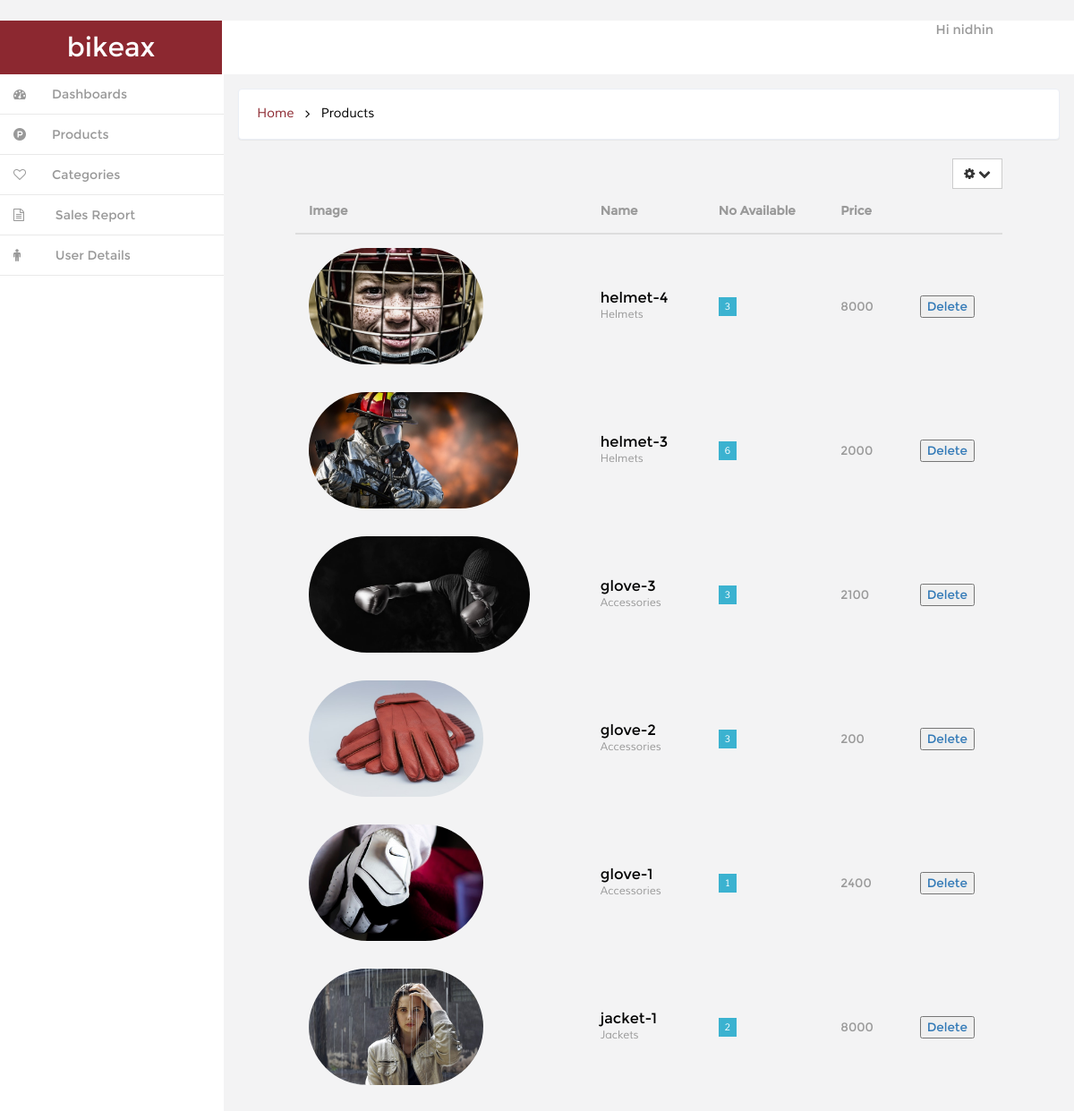
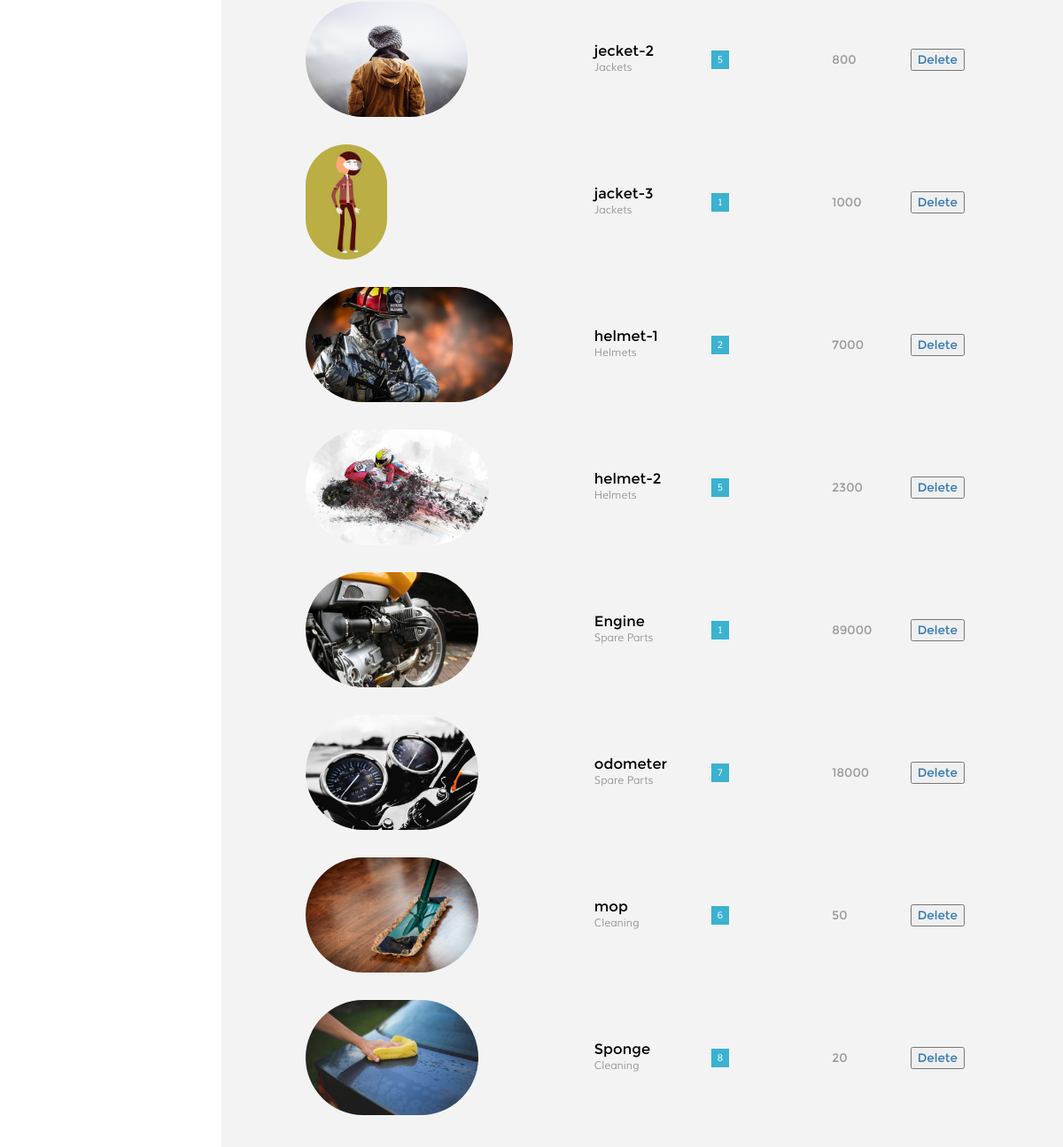
Page /dashboard/product/ (signed in) on the committed database (2 pictures, top to bottom).
### ecom/models.py (models this page shows, shortened)
class Product(models.Model):
	Categories=models.ForeignKey(Category,on_delete=models.CASCADE)
	Name=models.CharField(max_length=20,blank=True )
	Image=models.FileField(upload_to='media/',null=True,blank=True)
	IDorSNO=models.IntegerField(default=0,null=True,blank=True)
	Description=models.TextField(max_length=50,null=True,blank=True)
	Price=models.IntegerField(default=0,null=True,blank=True)
	NumbersAvailable=models.IntegerField(default=0,null=True,blank=True)

class Category(models.Model):
	Name=models.CharField(max_length=30)
	Description=models.TextField(max_length=50)

### ecom/views.py (the view)
# urls.py: url(r'^dashboard/product/$',dashproduct, name="dashproduct"),
@user_passes_test(lambda u:u.is_superuser)
def dashproduct(request):
	items=Product.objects.all()
	return render(request,'backend/products.html' ,{'items':items})

### ecom/context_processor.py (called while the page is built)
def cart(request):
    return {'cart': Cart(request)}

### templates/backend/products.html (shortened to what this page needs)
{% extends 'backend/index.html' %}
{% block breadcrump %} Products {% endblock %}
{% block contentmain %}
<div style="margin:5px 80px 5px 80px;">
<div class="float-right">
<div class="dropdown">
        <a href="#" title="" class="btn btn-default" data-toggle="dropdown" aria-expanded="false">
            <i class="fa fa-cog icon_8"></i>
            <i class="fa fa-chevron-down icon_8"></i>
        <div class="ripple-wrapper"></div></a>
    </div>
  </div>
 <table class="table">
                     <thead>
                    <tr>
                        <th>Image</th>
                        <th>Name</th>
                        <th>No Available</th>
                        <th>Price</th>
                        <th></th>
                    </tr>
                    </thead>
                    <tbody>
                    {% for it in items %}
                        <tr class="table-row">
                            <td class="table-img">
                               {% if it.Image %}<img src="{{ it.Image.url }}" alt="" style="height: 130px; width: auto"/>{% endif %}
                            </td>
                            <td class="table-text">
                            	<h6>{{ it.Name }}</h6>
                                <p>{{ it.Categories.Name }}</p>
                            </td>
                            <td>
                            	<span class="fam">{{ it.NumbersAvailable }}</span>
                            </td>
                            <td class="march">
                               {{ it.Price }}
                            </td>
                             <td >
							                    <a href="{% url 'product_del' pk=it.pk %}"><button>Delete</button></a>
                            </td>
                        </tr>
                         {% endfor %}
                    </tbody>
                </table>
</div>
{% endblock %}

### templates/backend/index.html (shortened to what this page needs)
<!DOCTYPE HTML>
{% load static %}
<html>
<head>
<link href="{% static 'backend/css/bootstrap.min.css'%}"  rel='stylesheet' type='text/css' />
<link href="{% static 'backend/css/style.css'%}" rel='stylesheet' type='text/css' />
<link href="{% static 'backend/css/font-awesome.css'%}" rel="stylesheet">
<link href="{% static 'backend/css/custom.css'%}" rel="stylesheet">
</head>
<body>
<div id="wrapper">
        <nav class="navbar-default navbar-static-top" role="navigation">
             <div class="navbar-header">
	               <h1> <a class="navbar-brand" href="index.html">bikeax</a></h1>
			   </div>
			 <div class=" border-bottom">
		    <div class="drop-men" >
		        <ul class=" nav_1">
					<li class="dropdown" style="margin-right:90px;">
		              <a href="#" class="dropdown-toggle dropdown-at" data-toggle="dropdown">
		              <span class=" name-caret">Hi {{ user }}</span></a>
		            </li>
		        </ul>
		     </div>
			<div class="clearfix">
     </div>
		    <div class="navbar-default sidebar" role="navigation">
                <div class="sidebar-nav navbar-collapse">
                <ul class="nav" id="side-menu">
                    <li>
                        <a href="{% url 'dashboard' %}" class=" hvr-bounce-to-right"><i class="fa fa-dashboard nav_icon "></i><span class="nav-label">Dashboards</span> </a>
                    </li>
                      <li>
                        <a href="{% url 'dashproduct' %}" class=" hvr-bounce-to-right"><i class="fa fa-product-hunt nav_icon "></i><span class="nav-label">Products</span> </a>
                    </li>
                      <li>
                        <a href="{% url 'dashcategory' %}" class=" hvr-bounce-to-right"><i class="fa fa-heart-o nav_icon "></i><span class="nav-label">Categories</span> </a>
                    </li>
					 <li>
                        <a href="{% url 'sales' %}" class=" hvr-bounce-to-right"><i class="fa fa-file-text-o  nav_icon"></i> <span class="nav-label">Sales Report</span> </a>
                    </li>
                    <li>
                        <a href="/user_detail/" class=" hvr-bounce-to-right"><i class="fa fa-male nav_icon"></i> <span class="nav-label">User Details</span> </a>
                    </li>
                </ul>
            </div>
			</div>
        </nav>
        <div id="page-wrapper" class="gray-bg dashbard-1">
       <div class="content-main">
		    <div class="banner">
				<h2>
				<a href="/dashbard/">Home</a>
				<i class="fa fa-angle-right"></i>
				<span>{% block breadcrump %} Dashboard {% endblock %}</span>
				</h2>
		    </div>
		<div class="content-top">
			{% block contentmain %}{% endblock %}
		</div>
			       </div>
						 	       </div>
	       </div>
</body>
</html>

### static/backend/css/style.css (style rules this page uses)
h4, h5, h6, h1, h2, h3 { margin: 0; }
ul, ol { margin: 0;padding: 0; }
p { margin: 0; }
html, body { font-family:'Montserrat-Regular'; font-size: 100%; background:#F3F3F4; overflow-x: hidden; }
body a { transition:0.5s all; -webkit-transition:0.5s all; -moz-transition:0.5s all; -o-transition:0.5s all; -ms-transition:0.5s all; }
div#wrapper { background-color: #fff; }
.navbar-default.sidebar { background-color: #fff; }
h1 a.navbar-brand { color: #fff !important; font-size: 30px; font-weight: 500; padding: 20px 0px; background: #8c2830; text-align: center; width:248px; height: 60px; }
i.nav_icon { color: #fff; margin-right:6px; }
.sidebar ul li a { color: #999; font-size:14px; }
.hvr-bounce-to-right { display: inline-block; vertical-align: middle; -webkit-transform: translateZ(0); transform: translateZ(0); box-shadow: 0 0 1px rgba(0, 0, 0, 0); -webkit-backface-visibility: hidden; backface-visibility: hidden; -moz-osx-font-smoothing: grayscale; position: relative; -webkit-transition-property: color; transition-property: color; -webkit-transition-duration: 0.5s; transition-duration: 0.5s; }
.hvr-bounce-to-right:before { content: ""; position: absolute; z-index: -1; top: 0; left: 0; right: 80%; bottom: 0; background:#7f8c8d; -webkit-transform: scaleX(0); transform: scaleX(0); -webkit-transform-origin: 0 50%; transform-origin: 0 50%; -webkit-transition-property: transform; transition-property: transform; -webkit-transition-duration: 0.5s; transition-duration: 0.5s; -webkit-transition-timing-function: ease-out; transition-timing-function: ease-out; }
.nav > li > a { color: #999; font-weight:500; padding: 0px 20px 0px 0px; font-size: 0.85em; border-bottom: 1px solid #E9E9E9; }
.nav > li > a i { margin-right: 14px; }
i.nav_icon { color: #999; padding: 15px; width: 44px; height: 44px; }
@media (min-width: 768px) { #page-wrapper { position: inherit; margin: 0 0 0 240px; min-height: 1000px; } }
a.dropdown-toggle.dropdown-at { border-bottom: none; }
.content-main { background-color: #F3F3F4; padding-top: 1em; }
.border-bottom { background-color: #fff; }
.drop-men { float: right; }
.dropdown-at { padding: 0 !important; position: relative; color: #999; font-size: 0.9em; text-decoration: none ; }
.dropdown, .dropup { display: inline-block; padding:0; }
.banner { background: #fff; display: block; margin: 0em 1em ; padding:1em; border: 1px solid #ebeff6; border-color: #ebeff6; border-radius: 4px; -webkit-border-radius: 4px; -o-border-radius: 4px; -moz-border-radius: 4px; -ms-border-radius: 4px; -webkit-box-shadow: 0 1px 1px rgba(0,0,0,.05); box-shadow: 0 1px 1px rgba(0,0,0,.05); }
.banner h2 { font-size:0.9em; }
.banner h2 a { color:#8c2830; text-decoration:none; font-family: 'Muli-Regular'; padding:0.3em ; }
.banner h2 span { color:#000; font-family: 'Muli-Regular'; padding:0.3em ; }
.banner h2 i { color:#000; vertical-align:middle; padding:0.3em ; }
.content-top { padding: 1em 0; }
.btn { border-radius: 0px; outline: none; }
.table td, .table>tbody>tr>td, .table>tbody>tr>th, .table>tfoot>tr>td, .table>tfoot>tr>th, .table>thead>tr>td, .table>thead>tr>th { padding: 15px !important; font-size: 0.85em; color: #999; border-top: none !important; }
.table-img img { border-radius: 100px; -webkit-border-radius: 100px; -o-border-radius: 100px; -moz-border-radius: 100px; -ms-border-radius: 100px; }
.table-row td { font-size: 1em; padding: 15px 8px 15px !important; line-height: 1.42857143; vertical-align:middle !important; border-top: 1px solid #ddd; }
td.table-text h6 { font-size: 1.2em; color:#000; }
td.table-text p { font-size:0.9em; line-height: 1.5em; font-family: 'Muli-Regular'; color:#999; }
td span { color:#fff; font-size: 0.8em; padding: 4px 7px; font-family: 'Muli-Regular'; }
td span.fam { color:#fff; font-size: 0.8em; padding: 4px 7px; font-family: 'Muli-Regular'; }
td span.fam { background:#3BB2D0; }
.float-right { float: right; }
.table { margin-bottom: 0; }
tr.table-row { border-top: 1px solid #F3F3F4; }

### static/backend/css/custom.css (style rules this page uses)
#wrapper { width: 100%; }
#page-wrapper { min-height: 568px; }
@media (min-width:768px) { #page-wrapper { position: inherit; margin: 0 0 0 250px; } }
.sidebar .sidebar-nav.navbar-collapse { padding-right: 0; padding-left: 0; }
@media (min-width:768px) { .sidebar { z-index: 1; position: absolute; width: 250px; } }

### rows in the picture
Product: Image (picture), Name "helmet-4", Categories.Name "Helmets", NumbersAvailable "3", Price "8000"
Product: Image (picture), Name "helmet-3", Categories.Name "Helmets", NumbersAvailable "6", Price "2000"
Product: Image (picture), Name "glove-3", Categories.Name "Accessories", NumbersAvailable "3", Price "2100"
Product: Image (picture), Name "glove-2", Categories.Name "Accessories", NumbersAvailable "3", Price "200"
Product: Image (picture), Name "glove-1", Categories.Name "Accessories", NumbersAvailable "1", Price "2400"
Product: Image (picture), Name "jacket-1", Categories.Name "Jackets", NumbersAvailable "2", Price "8000"
Product: Image (picture), Name "jecket-2", Categories.Name "Jackets", NumbersAvailable "5", Price "800"
Product: Image (picture), Name "jacket-3", Categories.Name "Jackets", NumbersAvailable "1", Price "1000"
Product: Image (picture), Name "helmet-1", Categories.Name "Helmets", NumbersAvailable "2", Price "7000"
Product: Image (picture), Name "helmet-2", Categories.Name "Helmets", NumbersAvailable "5", Price "2300"
Product: Image (picture), Name "Engine", Categories.Name "Spare Parts", NumbersAvailable "1", Price "89000"
Product: Image (picture), Name "odometer", Categories.Name "Spare Parts", NumbersAvailable "7", Price "18000"
Product: Image (picture), Name "mop", Categories.Name "Cleaning", NumbersAvailable "6", Price "50"
Product: Image (picture), Name "Sponge", Categories.Name "Cleaning", NumbersAvailable "8", Price "20"

### other values in the picture
{{ user }} "nidhin"
